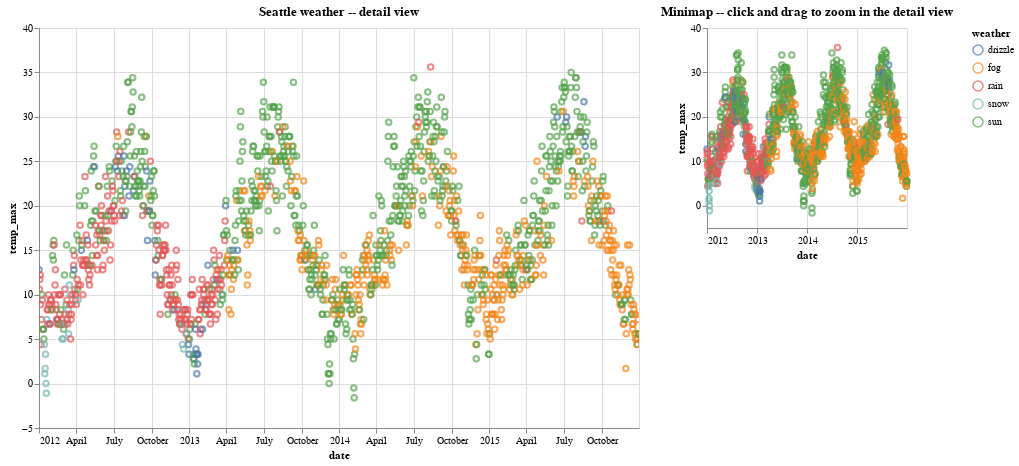

Source (notebook cell):
### Markdown cell above
### Altair Example [>>](https://altair-viz.github.io/gallery/scatter_with_minimap.html)

### Code cell
from vega_datasets import data

source = data.seattle_weather()

zoom = alt.selection_interval(encodings=["x", "y"])

minimap = (
    alt.Chart(source)
    .mark_point()
    .add_params(zoom)
    .encode(
        x="date:T",
        y="temp_max:Q",
        color=alt.condition(zoom, "weather", alt.value("lightgray")),
    )
    .properties(
        width=200,
        height=200,
        title="Minimap -- click and drag to zoom in the detail view",
    )
)

detail = (
    alt.Chart(source)
    .mark_point()
    .encode(
        alt.X("date:T").scale(domain={"param": zoom.name, "encoding": "x"}),
        alt.Y("temp_max:Q").scale(domain={"param": zoom.name, "encoding": "y"}),
        color="weather",
    )
    .properties(width=600, height=400, title="Seattle weather -- detail view")
)

detail | minimap

### Figure 1 — Vega-Lite specification as saved in the notebook (floating-point values rounded to 4 significant figures; data arrays with more than 128 entries replaced by an {"elided": "..."} marker saying what was removed)
{"config": {"view": {"continuousWidth": 300, "continuousHeight": 300}}, "hconcat": [{"mark": {"type": "point"}, "encoding": {"color": {"field": "weather", "type": "nominal"}, "x": {"field": "date", "scale": {"domain": {"param": "param_1", "encoding": "x"}}, "type": "temporal"}, "y": {"field": "temp_max", "scale": {"domain": {"param": "param_1", "encoding": "y"}}, "type": "quantitative"}}, "height": 400, "title": "Seattle weather -- detail view", "width": 600}, {"mark": {"type": "point"}, "encoding": {"color": {"condition": {"param": "param_1", "field": "weather"}, "value": "lightgray"}, "x": {"field": "date", "type": "temporal"}, "y": {"field": "temp_max", "type": "quantitative"}}, "height": 200, "name": "view_1", "title": "Minimap -- click and drag to zoom in the detail view", "width": 200}], "data": {"name": "data-830c39fec90146253fb06a06c26374ef"}, "params": [{"name": "param_1", "select": {"type": "interval", "encodings": ["x", "y"]}, "views": ["view_1"]}], "$schema": "https://vega.github.io/schema/vega-lite/v5.8.0.json", "datasets": {"data-830c39fec90146253fb06a06c26374ef": {"elided": "1461 records"}}}
